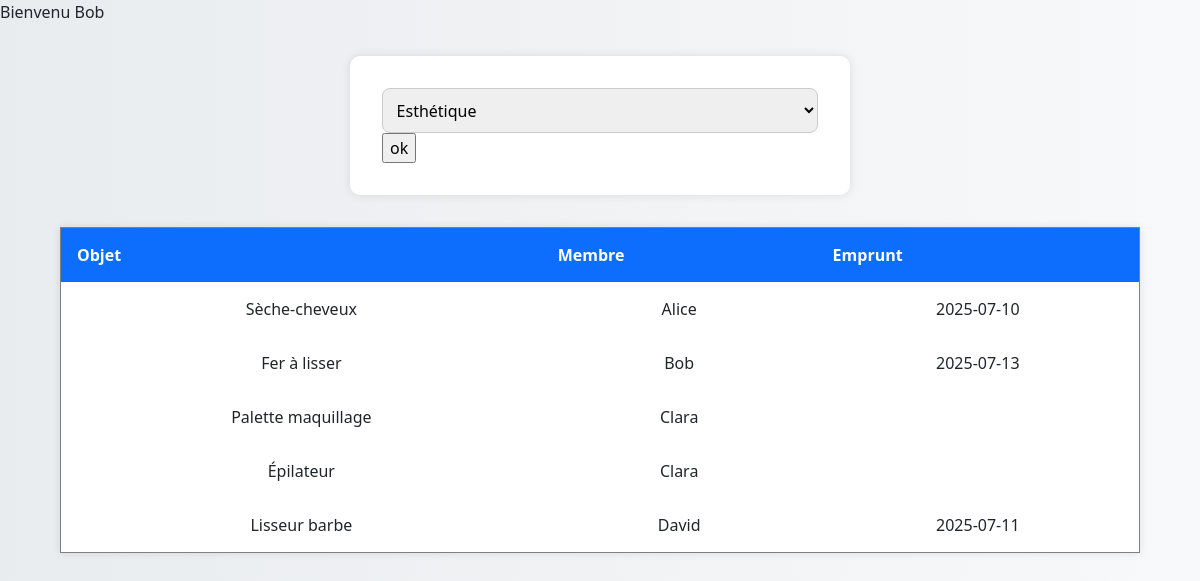
Screenshot of /pages/accueil.php?cat=Esthétique (signed in) with the database file from the repository.
### tables this page shows
CREATE TABLE s2_objet
(
    id_objet int primary key AUTO_INCREMENT,
    nom_objet varchar(20),
    id_categorie int,
    id_membre int, 
    FOREIGN KEY (id_categorie)  REFERENCES s2_categorie_objet (id_categorie) ON DELETE CASCADE,
    FOREIGN KEY (id_membre) REFERENCES s2_membre (id_membre) ON DELETE CASCADE
);

CREATE TABLE s2_membre
(
    id_membre int primary key AUTO_INCREMENT,
    nom char(25),
    date_de_naissance date,
    genre char(10),
    Email varchar(70),
    ville char(25),
    MotDepasse varchar(20),
    image_profil varchar(200)    
);

CREATE TABLE s2_emprunt
(
    id_emprunt  int primary key AUTO_INCREMENT,
    id_objet int,
    id_membre int,
    date_emprunt date,
    date_retour date,
    FOREIGN KEY (id_objet)  REFERENCES s2_objet (id_objet) ON DELETE CASCADE,
    FOREIGN KEY (id_membre) REFERENCES s2_membre (id_membre) ON DELETE CASCADE
);

### includer/connection.php (called while the page is built, shortened)
<?php
function dbconnect()
{
    static $connect = null;
    if ($connect === null) {
        $connect = mysqli_connect('localhost', 'root', '', 'db_s2_ETU003993');
        mysqli_set_charset($connect, 'utf8mb4');
    }
    return $connect;
}
?>

### includer/fonction.php (called while the page is built, shortened)
<?php
require("connection.php");
function list_cat() {
    $sql="SELECT s2_categorie_objet.id_categorie as id,s2_categorie_objet.nom_categorie as nom FROM s2_categorie_objet";
    $connect = mysqli_query(dbconnect(), $sql);
    $connect = mysqli_query(dbconnect(), $sql);
    $resultat=[];
    while($donnees = mysqli_fetch_assoc($connect)){
        $resultat[]= $donnees ;
    }
    return $resultat;
}
function aff_objet($objet)
{
    $sql="SELECT s2_objet.nom_objet as obj,s2_categorie_objet.nom_categorie as categorie,s2_emprunt.date_retour as emp,s2_membre.nom as nom
    FROM s2_objet
    JOIN s2_membre ON s2_objet.id_membre = s2_membre.id_membre
    JOIN s2_categorie_objet ON s2_objet.id_categorie = s2_categorie_objet.id_categorie
    JOIN s2_emprunt ON s2_objet.id_objet = s2_emprunt.id_objet
    WHERE s2_categorie_objet.nom_categorie ='$objet'";
    $connect = mysqli_query(dbconnect(), $sql);
    return $connect;
}
?>

### pages/accueil.php (the view, shortened to what this page needs)
<?php
require("../includer/fonction.php");
$_nom = $_SESSION['nom'];
echo "Bienvenu $_nom";
$donne = list_cat();
?>
<!DOCTYPE html>
<html lang="en">
<head>
    <link rel="stylesheet" href="../assets/css/styles.css">
    <link href="../assets/css/bootstrap.min.css" rel="stylesheet">
</head>
<body>
<form action="traitements/traitement_cat.php" method="post">
        <select name="categorie">
            <?php foreach($donne as $result) { ?>
                <option value="<?= $result["nom"] ?>"><?= $result["nom"] ?></option>
           <?php } ?>
        </select>
        <input type="submit" value="ok">
</form>
    <?php if(isset($_GET['cat']))  {
        $val=aff_objet($_GET['cat']) ?>
        <table border="1px">
            <th>Objet</th>
            <th>Membre</th>
            <th>Emprunt</th>
            <?php while($ls = mysqli_fetch_assoc($val))  {  ?>
                <tr>
                    <td><?= $ls['obj']?></td>
                    <td><?= $ls['nom']?></td>
                    <td><?= $ls['emp']?></td>
                </tr>
            <?php }  ?>
        </table>
       <?php }  ?>
</body>
</html>

### assets/css/styles.css (style rules this page uses)
:root { --primary: #0d6efd; --secondary: #6c757d; --light: #f8f9fa; --dark: #212529; --accent: #6610f2; --danger: #dc3545; }
body { font-family: 'Segoe UI', Tahoma, Geneva, Verdana, sans-serif; background: linear-gradient(to right, #e9ecef, #f8f9fa); margin: 0; padding: 0; }
form { max-width: 500px; margin: 2rem auto; background-color: white; padding: 2rem; border-radius: 10px; box-shadow: 0 0 10px rgba(0,0,0,0.1); }
input[type="text"], input[type="email"], input[type="password"], input[type="date"], select { width: 100%; padding: 0.6rem; border: 1px solid #ccc; border-radius: 8px; margin-top: 0.3rem; }
table { width: 90%; margin: 2rem auto; border-collapse: collapse; background-color: #fff; box-shadow: 0 0 8px rgba(0,0,0,0.1); }
th, td { padding: 1rem; text-align: center; border: 1px solid #dee2e6; }
th { background-color: var(--primary); color: white; }

### rows the page displays
s2_objet: nom_objet "Sèche-cheveux", id_membre.nom "Alice", s2_emprunt.date_retour "2025-07-10"
s2_objet: nom_objet "Fer à lisser", id_membre.nom "Bob", s2_emprunt.date_retour "2025-07-13"
s2_objet: nom_objet "Palette maquillage", id_membre.nom "Clara"
s2_objet: nom_objet "Épilateur", id_membre.nom "Clara"
s2_objet: nom_objet "Lisseur barbe", id_membre.nom "David", s2_emprunt.date_retour "2025-07-11"

### other values shown
$_nom "Bob"
form field categorie "Esthétique"
